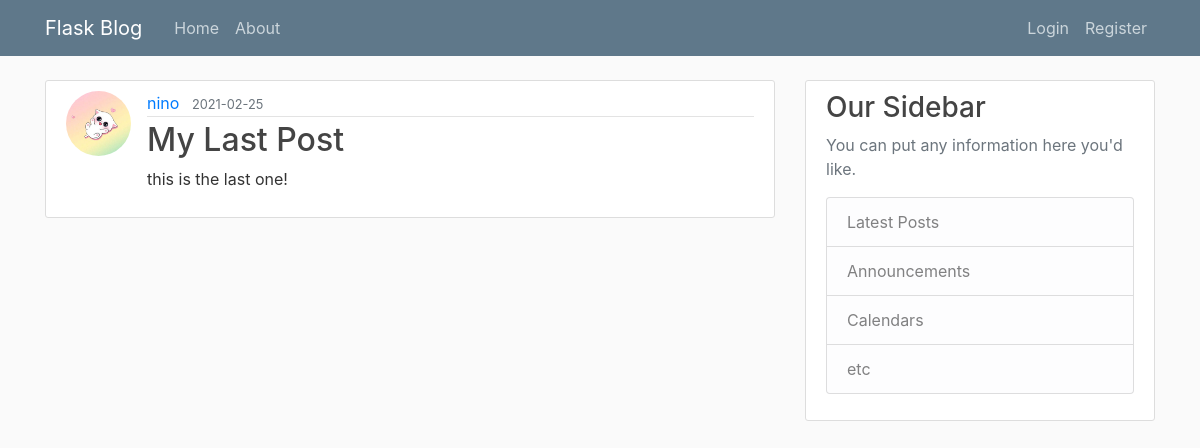
The page /post/25 on the database as committed earlier.
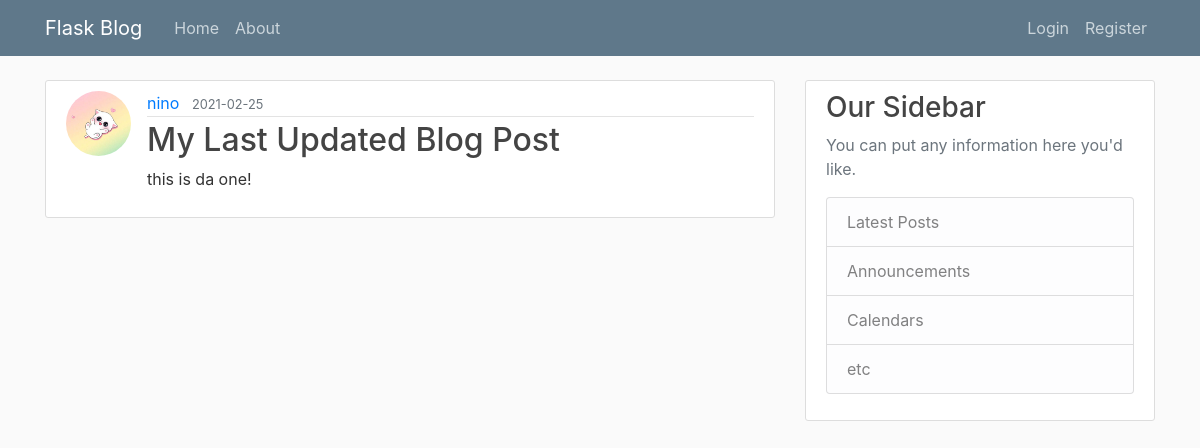
The same page on the database as committed later.
### flaskblog/models.py (models this page shows, shortened)
class Post(db.Model):
    id = db.Column(db.Integer, primary_key=True)
    title = db.Column(db.String(100), nullable=False)
    date_posted = db.Column(db.DateTime, nullable=False, default=datetime.utcnow)
    content = db.Column(db.Text, nullable=False)
    user_id = db.Column(db.Integer, db.ForeignKey('user.id'), nullable=False)

### flaskblog/posts/routes.py (the view)
@posts.route("/post/<int:post_id>")
def post(post_id):
    post = Post.query.get_or_404(post_id)
    return render_template('post.html', title=post.title, post=post)

### flaskblog/templates/post.html (shortened to what this page needs)
{% extends "layout.html" %}
{% block content %}
  <article class="media content-section">
    <img class="rounded-circle article-img" src="{{ url_for('static', filename='profile_pics/' + post.author.image_file) }}">
    <div class="media-body">
      <div class="article-metadata">
        <a class="mr-2" href="{{ url_for('users.user_posts', username=post.author.username) }}">{{ post.author.username }}</a>
        <small class="text-muted">{{ post.date_posted.strftime('%Y-%m-%d') }}</small>
      </div>
      <h2 class="article-title">{{ post.title }}</h2>
      <p class="article-content">{{ post.content }}</p>
    </div>
  </article>
{% endblock content %}

Rows that differ between the two databases and show on the page:
changed Post: title "My Last Post" → "My Last Updated Blog Post"; content "this is the last one!" → "this is da one!"
